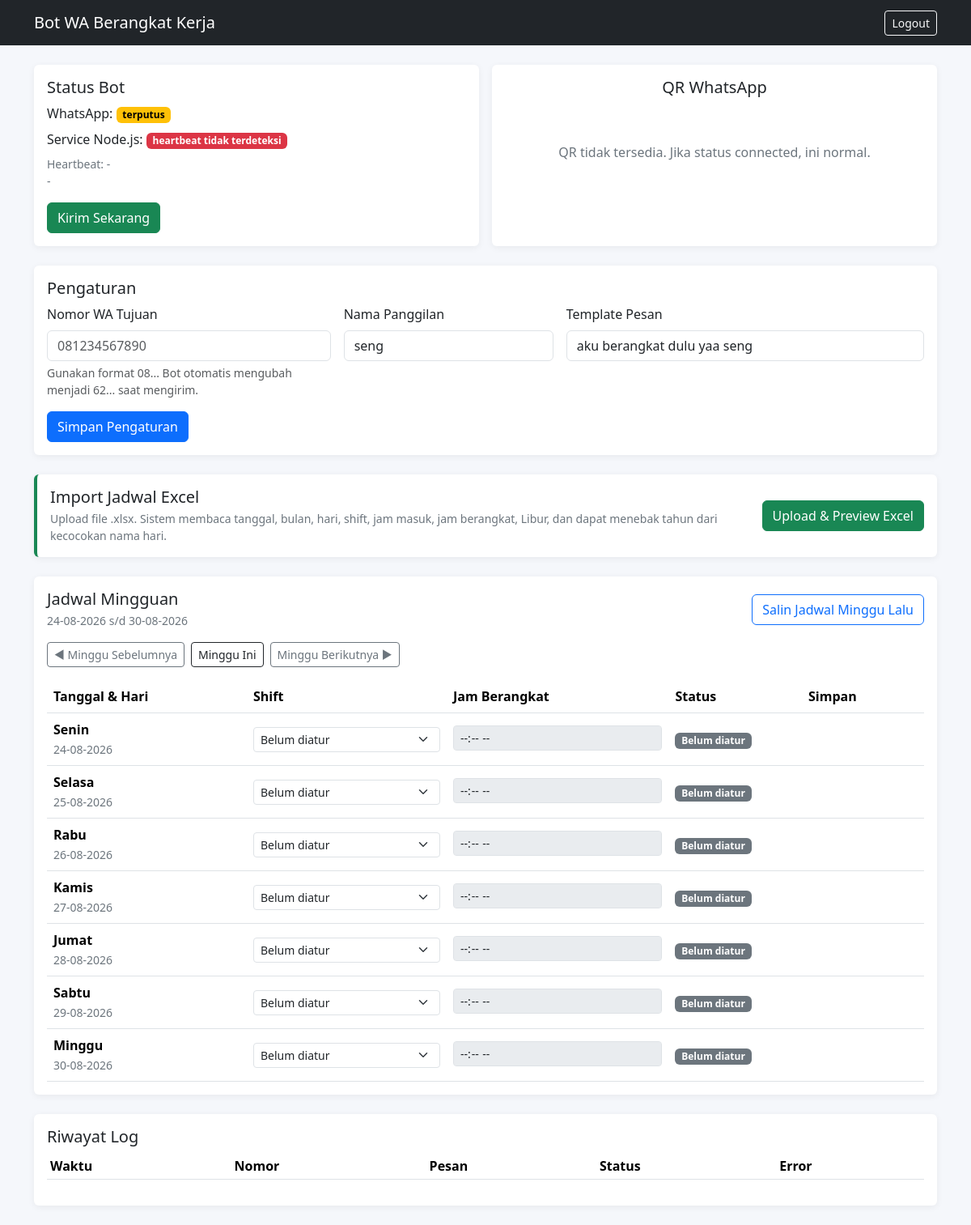
The page /?week=2026-08-24 (signed in) on the database its author committed.
### tables this page shows
CREATE TABLE pengaturan (
    id TINYINT UNSIGNED NOT NULL PRIMARY KEY DEFAULT 1,
    nomor_wa_tujuan VARCHAR(25) NOT NULL DEFAULT '',
    nama_panggilan VARCHAR(100) NOT NULL DEFAULT 'seng',
    template_pesan VARCHAR(500) NOT NULL DEFAULT 'aku berangkat dulu yaa seng',
    status_koneksi_bot ENUM('terputus','butuh_scan','menghubungkan','connected') NOT NULL DEFAULT 'terputus',
    updated_at DATETIME NOT NULL DEFAULT CURRENT_TIMESTAMP ON UPDATE CURRENT_TIMESTAMP
);

CREATE TABLE bot_runtime (
    id TINYINT UNSIGNED NOT NULL PRIMARY KEY DEFAULT 1,
    qr_base64 MEDIUMTEXT NULL,
    qr_updated_at DATETIME NULL,
    heartbeat_at DATETIME NULL,
    info VARCHAR(255) NULL,
    updated_at DATETIME NOT NULL DEFAULT CURRENT_TIMESTAMP ON UPDATE CURRENT_TIMESTAMP
);

### public/functions.php (called while the page is built, shortened)
<?php
function e(?string $value): string { return htmlspecialchars((string)$value, ENT_QUOTES, 'UTF-8'); }

### public/index.php (the view, shortened to what this page needs)
<?php
require_once __DIR__ . '/functions.php';
function status_badge(string $status): array {
    return match ($status) {
        'terjadwal' => ['primary', 'Terjadwal'],
        'terkirim' => ['success', 'Terkirim'],
        'libur' => ['warning', 'Libur'],
        'gagal' => ['danger', 'Gagal'],
        default => ['secondary', 'Belum diatur'],
    };
}
$setting = $pdo->query('SELECT * FROM pengaturan WHERE id=1')->fetch();
$runtime = $pdo->query('SELECT * FROM bot_runtime WHERE id=1')->fetch();
$requestedWeek = $_GET['week'] ?? date('Y-m-d');
$weekDate = DateTime::createFromFormat('Y-m-d', $requestedWeek) ?: new DateTime('today');
$weekDate->modify('monday this week');
$weekEndDate = (clone $weekDate)->modify('+6 days');
$prevWeek = (clone $weekDate)->modify('-7 days')->format('Y-m-d');
$nextWeek = (clone $weekDate)->modify('+7 days')->format('Y-m-d');
$thisWeek = (new DateTime('monday this week'))->format('Y-m-d');
$scheduleMap = [];
$days = [];
$dayNames = [1 => 'Senin', 2 => 'Selasa', 3 => 'Rabu', 4 => 'Kamis', 5 => 'Jumat', 6 => 'Sabtu', 7 => 'Minggu'];
for ($i = 0; $i < 7; $i++) {
    $date = (clone $weekDate)->modify("+$i days");
    $dateKey = $date->format('Y-m-d');
    $row = $scheduleMap[$dateKey] ?? null;
    $days[] = [
        'tanggal' => $dateKey,
        'hari' => $dayNames[(int)$date->format('N')],
        'display' => $date->format('d-m-Y'),
        'shift_id' => $row['shift_id'] ?? '',
        'jam' => !empty($row['jam_berangkat_terpilih']) ? substr($row['jam_berangkat_terpilih'], 0, 5) : '',
        'status' => $row['status'] ?? 'belum_diatur',
        'locked' => $row && $row['status'] === 'terkirim' && $dateKey < date('Y-m-d'),
    ];
}
$heartbeatAge = !empty($runtime['heartbeat_at']) ? time() - strtotime($runtime['heartbeat_at']) : 999999;
$serviceAlive = $heartbeatAge <= 120;
?>
<!doctype html>
<html lang="id">
<head>
    <link href="https://cdn.jsdelivr.net/npm/bootstrap@5.3.8/dist/css/bootstrap.min.css" rel="stylesheet">
</head>
<body>
<nav class="navbar navbar-dark bg-dark"><div class="container"><span class="navbar-brand">Bot WA Berangkat Kerja</span><a class="btn btn-outline-light btn-sm" href="logout.php">Logout</a></div></nav>
<main class="container py-4">
    <div class="row g-3 mb-4" id="status">
        <div class="col-lg-6"><div class="card h-100"><div class="card-body"><h2 class="h5">Status Bot</h2><p class="mb-2">WhatsApp: <span class="badge text-bg-<?= $setting['status_koneksi_bot']==='connected'?'success':'warning' ?>"><?=e($setting['status_koneksi_bot'])?></span></p><p class="mb-2">Service Node.js: <span class="badge text-bg-<?= $serviceAlive?'success':'danger' ?>"><?= $serviceAlive?'aktif':'heartbeat tidak terdeteksi' ?></span></p><p class="text-secondary small">Heartbeat: <?=e($runtime['heartbeat_at'] ?: '-')?><br><?=e($runtime['info'] ?: '-')?></p><form method="post"><input type="hidden" name="csrf" value="<?=e(csrf_token())?>"><input type="hidden" name="action" value="send_now"><button class="btn btn-success" onclick="return confirm('Kirim pesan sekarang?')">Kirim Sekarang</button></form></div></div></div>
        <div class="col-lg-6"><div class="card h-100"><div class="card-body text-center"><h2 class="h5">QR WhatsApp</h2><?php if(!empty($runtime['qr_base64'])): ?><img class="qr" src="<?=e($runtime['qr_base64'])?>" alt="QR WhatsApp"><p class="small text-secondary mt-2">Scan melalui WhatsApp &gt; Perangkat tertaut.</p><?php else: ?><div class="py-5 text-secondary">QR tidak tersedia. Jika status connected, ini normal.</div><?php endif; ?></div></div></div>
    </div>
    <div class="card mb-4" id="pengaturan"><div class="card-body"><h2 class="h5">Pengaturan</h2><form method="post" class="row g-3"><input type="hidden" name="csrf" value="<?=e(csrf_token())?>"><input type="hidden" name="action" value="save_setting"><div class="col-md-4"><label class="form-label">Nomor WA Tujuan</label><input class="form-control" name="nomor_wa_tujuan" value="<?=e($setting['nomor_wa_tujuan'])?>" placeholder="081234567890" inputmode="numeric" required><div class="form-text">Gunakan format 08... Bot otomatis mengubah menjadi 62... saat mengirim.</div></div><div class="col-md-3"><label class="form-label">Nama Panggilan</label><input class="form-control" name="nama_panggilan" value="<?=e($setting['nama_panggilan'])?>"></div><div class="col-md-5"><label class="form-label">Template Pesan</label><input class="form-control" name="template_pesan" value="<?=e($setting['template_pesan'])?>" required></div><div class="col-12"><button class="btn btn-primary">Simpan Pengaturan</button></div></form></div></div>
    <div class="card mb-4 border-start border-4 border-success"><div class="card-body d-flex flex-column flex-md-row justify-content-between align-items-md-center gap-3"><div><h2 class="h5 mb-1">Import Jadwal Excel</h2><div class="text-secondary small">Upload file .xlsx. Sistem membaca tanggal, bulan, hari, shift, jam masuk, jam berangkat, Libur, dan dapat menebak tahun dari kecocokan nama hari.</div></div><a href="import_jadwal.php" class="btn btn-success text-nowrap">Upload & Preview Excel</a></div></div>
    <div class="card mb-4" id="jadwal"><div class="card-body">
        <div class="d-flex flex-column flex-lg-row justify-content-between align-items-lg-center gap-3 mb-3"><div><h2 class="h5 mb-1">Jadwal Mingguan</h2><div class="text-secondary small"><?=e($weekDate->format('d-m-Y'))?> s/d <?=e($weekEndDate->format('d-m-Y'))?></div></div><button type="button" class="btn btn-outline-primary" id="copyPrevious">Salin Jadwal Minggu Lalu</button></div>
        <div class="d-flex flex-wrap gap-2 mb-3"><a class="btn btn-outline-secondary btn-sm" href="?week=<?=e($prevWeek)?>#jadwal">◀ Minggu Sebelumnya</a><a class="btn btn-outline-dark btn-sm" href="?week=<?=e($thisWeek)?>#jadwal">Minggu Ini</a><a class="btn btn-outline-secondary btn-sm" href="?week=<?=e($nextWeek)?>#jadwal">Minggu Berikutnya ▶</a></div>
        <div class="table-responsive"><table class="table schedule-table align-middle mb-0"><thead><tr><th style="min-width:180px">Tanggal &amp; Hari</th><th style="min-width:180px">Shift</th><th style="min-width:200px">Jam Berangkat</th><th style="min-width:120px">Status</th><th style="min-width:110px">Simpan</th></tr></thead><tbody>
        <?php foreach($days as $d): $badge = status_badge($d['status']); ?>
            <tr class="schedule-row <?= $d['locked']?'is-locked':'' ?> <?= $d['tanggal']===date('Y-m-d')?'today-row':'' ?>" data-date="<?=e($d['tanggal'])?>" data-status="<?=e($d['status'])?>">
                <td><strong><?=e($d['hari'])?></strong><br><span class="text-secondary small"><?=e($d['display'])?></span><?php if($d['locked']): ?><br><span class="text-danger small">Riwayat terkunci</span><?php endif; ?></td>
                <td><select class="form-select form-select-sm shift-select" <?= $d['locked']?'disabled':'' ?>><option value="">Belum diatur</option></select></td>
                <td><input type="time" class="form-control form-control-sm jam-input" value="<?=e($d['jam'])?>" step="60" <?= ($d['locked'] || $d['status']==='libur' || !$d['shift_id'])?'disabled':'' ?>><div class="quick-times mt-1 d-flex flex-wrap gap-1"></div></td>
                <td><span class="badge status-badge text-bg-<?=e($badge[0])?>"><?=e($badge[1])?></span></td>
                <td><span class="save-feedback small text-secondary"><?= $d['locked']?'Terkunci':'' ?></span></td>
            </tr>
        <?php endforeach; ?>
        </tbody></table></div>
    </div></div>
    <div class="card"><div class="card-body"><h2 class="h5">Riwayat Log</h2><div class="table-responsive"><table class="table table-sm"><thead><tr><th>Waktu</th><th>Nomor</th><th>Pesan</th><th>Status</th><th>Error</th></tr></thead></table></div></div></div>
</main>
</body></html>

### public/index.php (style rules this page uses)
body { background:#f5f7fb }
.card { border:0;box-shadow:0 .125rem .5rem rgba(0,0,0,.06) }
.schedule-table td { vertical-align:middle }

### rows shown on the page
pengaturan: status_koneksi_bot "terputus", nama_panggilan "seng", template_pesan "aku berangkat dulu yaa seng"
bot_runtime: heartbeat_at "-", info "-"

### other values the page prints
$weekDate->format('d-m-Y') "24-08-2026"
$weekEndDate->format('d-m-Y') "30-08-2026"
$d['hari'] "Senin"
$d['display'] "24-08-2026"
$badge[1] "Belum diatur"
$d['hari'] "Selasa"
$d['display'] "25-08-2026"
$d['hari'] "Rabu"
$d['display'] "26-08-2026"
$d['hari'] "Kamis"
$d['display'] "27-08-2026"
$d['hari'] "Jumat"
$d['display'] "28-08-2026"
$d['hari'] "Sabtu"
$d['display'] "29-08-2026"
